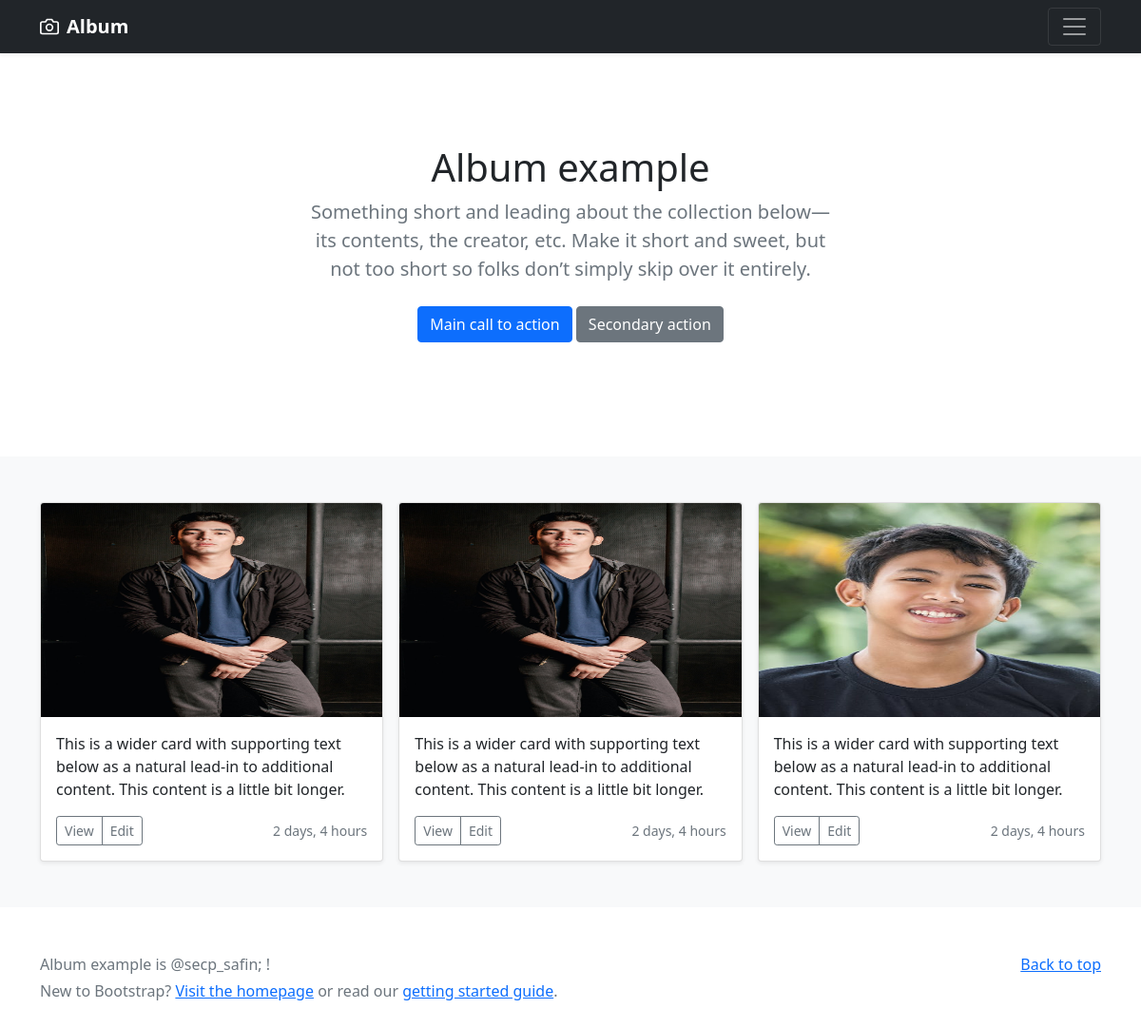
Screenshot of /album/ with the database file from the repository.
### album/models.py (models this page shows)
class Album(models.Model):
    description = models.TextField()
    photo = models.ImageField(upload_to='photo/')
    creation = models.DateTimeField(auto_now=True)

### album/views.py (the view)
# urls.py: path('', views.photo_album,name='photoAlbum'),
def photo_album(request):
    photo_album = Album.objects.all()
    context = {
        'photo_album':photo_album
    }
    return render(request,'album/index.html',context)

### templates/album/index.html (shortened to what this page needs)
{% load static %}
<!doctype html>
<html lang="en">
  <head>
<link href=" {% static 'assets/dist/css/bootstrap.min.css' %} " rel="stylesheet">
  </head>
  <body>
<header>
  <div class="navbar navbar-dark bg-dark shadow-sm">
    <div class="container">
      <a href="#" class="navbar-brand d-flex align-items-center">
        <strong>Album</strong>
      </a>
      <button class="navbar-toggler" type="button" data-bs-toggle="collapse" data-bs-target="#navbarHeader" aria-controls="navbarHeader" aria-expanded="false" aria-label="Toggle navigation">
        <span class="navbar-toggler-icon"></span>
      </button>
    </div>
  </div>
</header>
<main>
  <section class="py-5 text-center container">
    <div class="row py-lg-5">
      <div class="col-lg-6 col-md-8 mx-auto">
        <h1 class="fw-light">Album example</h1>
        <p class="lead text-muted">Something short and leading about the collection below—its contents, the creator, etc. Make it short and sweet, but not too short so folks don’t simply skip over it entirely.</p>
        <p>
          <a href="#" class="btn btn-primary my-2">Main call to action</a>
          <a href="#" class="btn btn-secondary my-2">Secondary action</a>
        </p>
      </div>
    </div>
  </section>
  <div class="album py-5 bg-light">
    <div class="container">
 <div class="row row-cols-1 row-cols-sm-2 row-cols-md-3 g-3">
{% for photo in photo_album %}
        <div class="col">
          <div class="card shadow-sm">
            <img class="bd-placeholder-img card-img-top" width="100%" height="225" src="{{ photo.photo.url }}" alt="photo ">
            <div class="card-body">
              <p class="card-text"> {{photo.description}} </p>
              <div class="d-flex justify-content-between align-items-center">
                <div class="btn-group">
                  <button type="button" class="btn btn-sm btn-outline-secondary">View</button>
                  <button type="button" class="btn btn-sm btn-outline-secondary">Edit</button>
                </div>
                <small class="text-muted"> {{photo.creation | timesince }} </small>
              </div>
            </div>
          </div>
        </div>
 {% endfor %}
      </div>
    </div>
  </div>
</main>
<footer class="text-muted py-5">
  <div class="container">
    <p class="float-end mb-1">
      <a href="#">Back to top</a>
    </p>
    <p class="mb-1">Album example is @secp_safin; !</p>
    <p class="mb-0">New to Bootstrap? <a href="/">Visit the homepage</a> or read our <a href="../getting-started/introduction/">getting started guide</a>.</p>
  </div>
</footer>
  </body>
</html>

### templates/album/index.html (style rules this page uses)
.bd-placeholder-img { font-size: 1.125rem; text-anchor: middle; -webkit-user-select: none; -moz-user-select: none; user-select: none; }

### rows the page displays
Album: photo (picture), description "This is a wider card with supporting text below as a natural lead-in to additional content. This content is a little bit longer.", creation "2 days, 4 hours"
Album: photo (picture), description "This is a wider card with supporting text below as a natural lead-in to additional content. This content is a little bit longer.", creation "2 days, 4 hours"
Album: photo (picture), description "This is a wider card with supporting text below as a natural lead-in to additional content. This content is a little bit longer.", creation "2 days, 4 hours"
